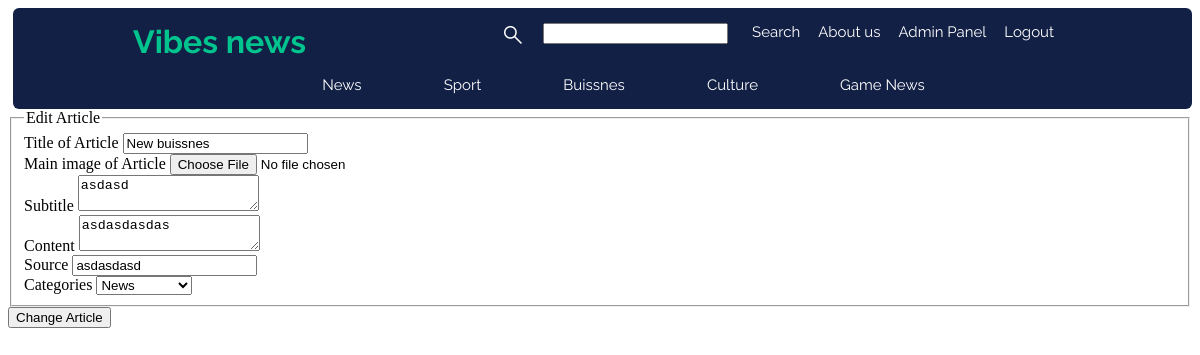
Screenshot of /article/edit_5 (signed in) with the database file from the repository.
### vibes/models.py (models this page shows, shortened)
class Article(db.Model):
    id = db.Column (db.Integer, primary_key = True)
    title = db.Column (db.String(255), unique = True, nullable = False)
    image_of_article = db.Column (db.String(255), nullable = False, default = 'default.png')
    subtitle = db.Column (db.Text, nullable = False)
    content = db.Column (db.Text, nullable = False)
    source = db.Column (db.String(255), nullable = False)
    time_posted = db.Column (db.DateTime, nullable = False, default = datetime.utcnow)
    category_id = db.Column(db.Integer, db.ForeignKey('category.id'), nullable=False)
    user_id = db.Column(db.Integer, db.ForeignKey('user.id'), nullable = False)

### vibes/articles/routes.py (the view, shortened to what this page needs)
@articles.route("/article/edit_<int:article_id>" , methods= ["GET", "POST"])
@login_required
def edit_article(article_id: int):
    current_article: Article = Article.query.get_or_404(article_id)
    cat_list_id: list = []
    for cat in current_user.category:
        cat_list_id.append(cat.id)
    if (current_user.is_authenticated and (current_user.admin_rights == 2 or (current_user.admin_rights == 1 and current_article.category_id in cat_list_id) or (current_article.user_id == current_user.id))):
        form: object = ChangeArticleForm()
        if (current_user.admin_rights != 2):
            categories_of_user: list = []
            for category in current_user.category:
                categories_of_user.append(category)
            form.category.choices = [(cat.name, cat.name) for cat in categories_of_user]
        form.title.data = current_article.title
        form.subtitle.data = current_article.subtitle
        form.content.data = current_article.content
        form.source.data = current_article.source
        return render_template('edit_article.html', title = 'Edit Article', legend = 'Edit Article', form = form)
    else:
        abort(403)

### vibes/articles/forms.py (shortened to what this page needs)
class ChangeArticleForm (FlaskForm):
    title = StringField('Title of Article', validators=[data_required(), Length(min = 2, max = 255)])
    image_of_article = FileField('Main image of Article', validators=[FileAllowed(['jpg', 'png'])])
    subtitle = TextAreaField('Subtitle', validators=[data_required()])
    content = TextAreaField('Content', validators=[data_required()])
    source = StringField('Source', validators=[data_required(), Length(min = 2, max = 255)])
    category = SelectField('Categories', choices=[(c.name, c.name) for c in Category.query.all()])
    submit = SubmitField('Change Article')

### vibes/models.py (called while the page is built)
@login_manager.user_loader
def load_user(user_id: int) -> object:
    return User.query.get(int(user_id))

### vibes/templates/edit_article.html (shortened to what this page needs)
{% extends "layout.html" %}
{% block content %}
<div>
  <form method="POST" action="" enctype="multipart/form-data">
    <fieldset>
      {% if legend %}
        <legend>{{ legend }}</legend>
      {% else %}
        <legend>Vibes Form</legend>
      {% endif %}
      <div>
        {{ form.title.label }}
        {% if form.title.errors %}
          {{form.title}}
          <div>
          {% for erorr in form.title.errors %}
            <span>{{erorr}}</span>
          {% endfor %}
          </div>
        {% else %}
          {{form.title }}
        {% endif %}
      </div>
      <div>
        {{ form.image_of_article.label }}
        {{ form.image_of_article }}
      </div>
      <div>
        {{ form.subtitle.label }}
        {% if form.subtitle.errors %}
          {{form.subtitle}}
          <div>
          {% for erorr in form.subtitle.errors %}
            <span>{{erorr}}</span>
          {% endfor %}
          </div>
        {% else %}
          {{form.subtitle }}
        {% endif %}
      </div>
      <div>
        {{ form.content.label }}
        {% if form.content.errors %}
          {{form.content}}
          <div>
          {% for erorr in form.content.errors %}
            <span>{{erorr}}</span>
          {% endfor %}
          </div>
        {% else %}
          {{form.content }}
        {% endif %}
      </div>
      <div>
        {{ form.source.label }}
        {% if form.source.errors %}
          {{form.source}}
          <div>
          {% for erorr in form.source.errors %}
            <span>{{erorr}}</span>
          {% endfor %}
          </div>
        {% else %}
          {{form.source }}
        {% endif %}
      </div>
      <div>
        {{ form.category.label }}
        {% if form.category.errors %}
          {{form.category}}
          <div>
          {% for erorr in form.category.errors %}
            <span>{{erorr}}</span>
          {% endfor %}
          </div>
        {% else %}
          {{form.category }}
        {% endif %}
      </div>
    </fieldset>
    <div>{{ form.submit }}</div>
  </form>
</div>
{% endblock content %}

### vibes/static/style.css (style rules this page uses)
:root { --black: #191e29; --dark-blue: #132046; --neon-green: #01c38d; --grey: #696e79; --white: #ffff; --font-family: "Raleway", sans-serif; }

### rows the page displays
Article: title "New buissnes", subtitle "asdasd", content "asdasdasdas", source "asdasdasd", category "News"

### other values shown
{{ legend }} "Edit Article"
